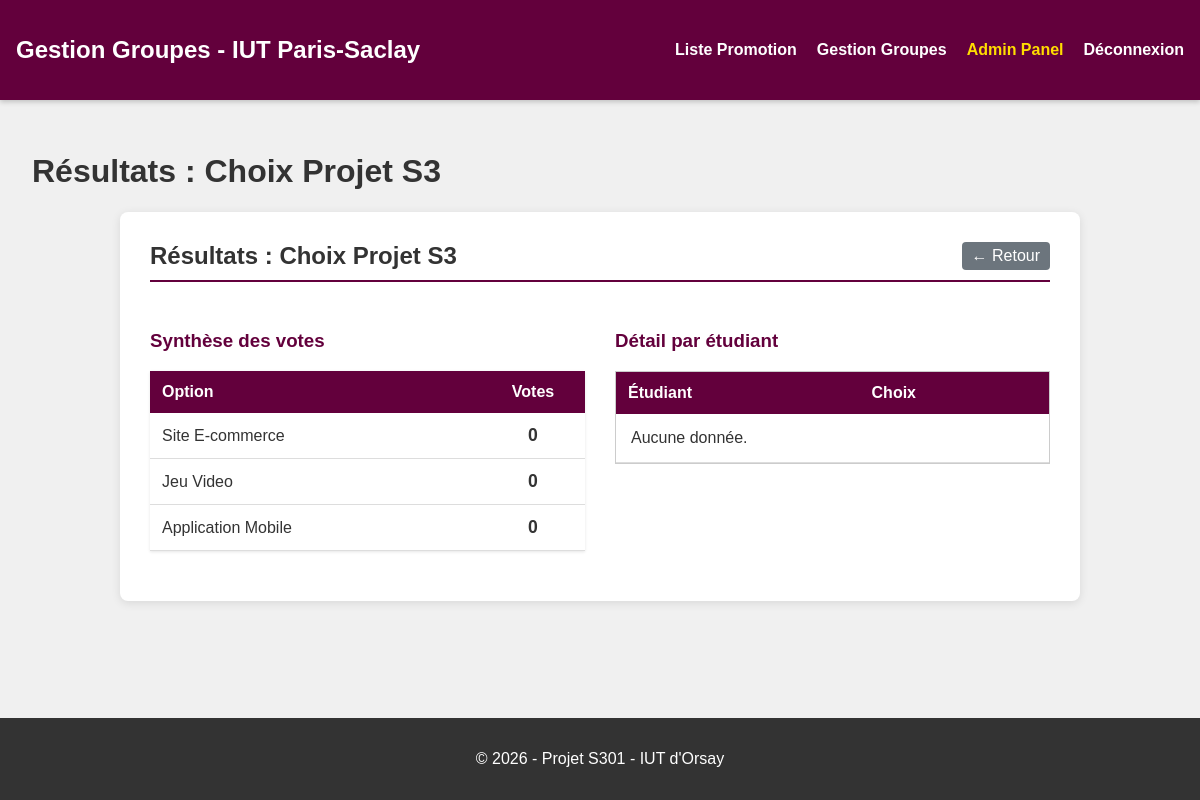
Page /Web2/index.php?controleur=controleurResponsable&action=voirResultats&id_sondage=2 (signed in) on the committed database.
### tables this page shows
CREATE TABLE Sondage(
   id_sondage INT,
   critere_sondage VARCHAR(255),
   type_sondage VARCHAR(64),
   id_responsable INT NOT NULL,
   PRIMARY KEY(id_sondage),
   FOREIGN KEY(id_responsable) REFERENCES Responsable(id_responsable)
);

### Web2/index.php (called while the page is built, shortened)
<?php
$tableauControleurs = ["controleurUtilisateur", "controleurEtudiant", "controleurGroupe", "controleurResponsable", "controleurPublic"];
$actionParDefaut = [
    "controleurUtilisateur" => "afficherFormulaireConnexion",
    "controleurEtudiant" => "lireEtudiants",
    "controleurGroupe" => "lireGroupes",
    "controleurResponsable" => "panel",
    "controleurPublic" => "consulterGroupes"
];
$controleur = "controleurUtilisateur";
if(isset($_GET["controleur"]) && in_array($_GET["controleur"], $tableauControleurs)) {
    $controleur = $_GET["controleur"];
}
if(isset($_GET["action"]) && in_array($_GET["action"], get_class_methods($controleur))) {
    $action = $_GET["action"];
} else {
    $action = $actionParDefaut[$controleur] ?? "afficherFormulaireConnexion";
}
$controleur::$action();
?>

### Web2/modele/responsable.php (called while the page is built, shortened)
<?php
class Responsable {
    public function getResultatsDetailles($idSondage) {
        $db = Connexion::pdo();
        $sqlStats = "SELECT o.texte_option, COUNT(r.id_reponse) as nb_votes
                     FROM OptionSondage o
                     LEFT JOIN ReponseSondage r ON o.id_option = r.valeur_reponse
                     WHERE o.id_sondage = ?
                     GROUP BY o.id_option, o.texte_option";
        $stats = $db->prepare($sqlStats);
        $stats->execute([$idSondage]);
        $donnees['stats'] = $stats->fetchAll(PDO::FETCH_ASSOC);
        $sqlDetails = "SELECT e.nom_etudiant, e.prenom_etudiant, o.texte_option
                       FROM ReponseSondage r
                       INNER JOIN Etudiant e ON r.id_etudiant = e.id_etudiant
                       INNER JOIN OptionSondage o ON r.valeur_reponse = o.id_option
                       WHERE r.id_sondage = ?
                       ORDER BY e.nom_etudiant";
        $details = $db->prepare($sqlDetails);
        $details->execute([$idSondage]);
        $donnees['details'] = $details->fetchAll(PDO::FETCH_ASSOC);
        $stmtInfo = $db->prepare("SELECT * FROM Sondage WHERE id_sondage = ?");
        $stmtInfo->execute([$idSondage]);
        $donnees['info'] = $stmtInfo->fetch(PDO::FETCH_ASSOC);
        return $donnees;
    }
}
?>

### Web2/vue/debut.php (the view, shortened to what this page needs)
<!DOCTYPE html>
<html lang="fr">
<head>
    <link rel="stylesheet" href="css/style.css">
</head>
<body>
    <header>
        <div class="logo">
            <h2>Gestion Groupes - IUT Paris-Saclay</h2>
        </div>
        <nav>
            <ul>
                <?php if(isset($_SESSION['utilisateur'])) {
                    $role = $_SESSION['utilisateur']['role'];
                ?>
                    <?php if($role === 'ADMIN' || $role === 'ENSEIGNANT') { ?>
                        <li><a href="index.php?controleur=controleurResponsable&action=gestionEtudiants">Liste Promotion</a></li>
                        <li><a href="index.php?controleur=controleurGroupe&action=lireGroupes">Gestion Groupes</a></li>
                    <?php } ?>
                    <?php if($role === 'ADMIN') { ?>
                        <li><a href="index.php?controleur=controleurResponsable&action=panel" style="color:#ffdd00;">Admin Panel</a></li>
                    <?php } ?>
                    <li><a href="index.php?controleur=controleurUtilisateur&action=deconnecter">Déconnexion</a></li>
                <?php } else { ?>
                    <li><a href="index.php?controleur=controleurUtilisateur&action=afficherFormulaireConnexion">Connexion</a></li>
                <?php } ?>
            </ul>
        </nav>
    </header>
    <main>
        <h1><?php echo $pagetitle; ?></h1>

### Web2/vue/responsable/resultatsSondage.php (shortened to what this page needs)
<div class="form-container" style="max-width:900px; margin:auto;">
    <div style="display:flex; justify-content:space-between; align-items:center; border-bottom:2px solid #63003C; padding-bottom:10px;">
        <h2 style="margin:0;">Résultats : <?= htmlspecialchars($resultats['info']['critere_sondage']) ?></h2>
        <a href="index.php?controleur=controleurResponsable&action=panel" style="background:#6c757d; color:white; padding:5px 10px; text-decoration:none; border-radius:4px;">← Retour</a>
    </div>
    <div style="display:flex; gap:30px; margin-top:30px; flex-wrap:wrap;">
        <div style="flex:1; min-width:300px;">
            <h3 style="color:#63003C;">Synthèse des votes</h3>
            <table>
                <thead>
                    <tr>
                        <th>Option</th>
                        <th style="width:80px; text-align:center;">Votes</th>
                    </tr>
                </thead>
                <tbody>
                    <?php if(empty($resultats['stats'])): ?>
                        <tr><td colspan="2" style="font-style:italic;">Aucun vote enregistré.</td></tr>
                    <?php else: ?>
                        <?php foreach($resultats['stats'] as $stat): ?>
                        <tr>
                            <td><?= htmlspecialchars($stat['texte_option']) ?></td>
                            <td style="text-align:center; font-weight:bold; font-size:1.1em;"><?= $stat['nb_votes'] ?></td>
                        </tr>
                        <?php endforeach; ?>
                    <?php endif; ?>
                </tbody>
            </table>
        </div>
        <div style="flex:1; min-width:300px;">
            <h3 style="color:#63003C;">Détail par étudiant</h3>
            <div style="max-height:400px; overflow-y:auto; border:1px solid #ccc; background:white;">
                <table style="margin-bottom:0;">
                    <thead>
                        <tr style="position:sticky; top:0; background:#eee;">
                            <th>Étudiant</th>
                            <th>Choix</th>
                        </tr>
                    </thead>
                    <tbody>
                        <?php if(empty($resultats['details'])): ?>
                            <tr><td colspan="2" style="padding:15px;">Aucune donnée.</td></tr>
                        <?php endif; ?>
                    </tbody>
                </table>
            </div>
        </div>
    </div>
</div>

### Web2/css/style.css (style rules this page uses)
:root { --primary: #63003C; --secondary: #FFFFFF; --background: #F0F0F0; --text: #333333; --success: #4CAF50; --danger: #dc3545; }
body { font-family: 'Arial', sans-serif; background-color: var(--background); color: var(--text); margin: 0; display: flex; flex-direction: column; min-height: 100vh; }
header { background-color: var(--primary); color: var(--secondary); padding: 1rem; display: flex; justify-content: space-between; align-items: center; box-shadow: 0 2px 5px rgba(0,0,0,0.2); }
header a { color: white; text-decoration: none; font-weight: bold; margin-left: 20px; }
header nav ul { list-style: none; margin: 0; padding: 0; display: flex; }
main { flex: 1; padding: 2rem; max-width: 1200px; margin: 0 auto; width: 100%; box-sizing: border-box; }
table { width: 100%; border-collapse: collapse; background: white; margin-bottom: 20px; box-shadow: 0 1px 3px rgba(0,0,0,0.1); }
th { background-color: var(--primary); color: white; padding: 12px; text-align: left; }
td { padding: 12px; border-bottom: 1px solid #ddd; }
.form-container { background: white; padding: 30px; border-radius: 8px; box-shadow: 0 2px 10px rgba(0,0,0,0.1); max-width: 400px; margin: 50px auto; }

### rows in the picture
sondage: critere_sondage "Résultats : Choix Projet S3", critere_sondage "Choix Projet S3"

### other values in the picture
$stat['texte_option'] "Site E-commerce"
$stat['nb_votes'] "0"
$stat['texte_option'] "Jeu Video"
$stat['texte_option'] "Application Mobile"
